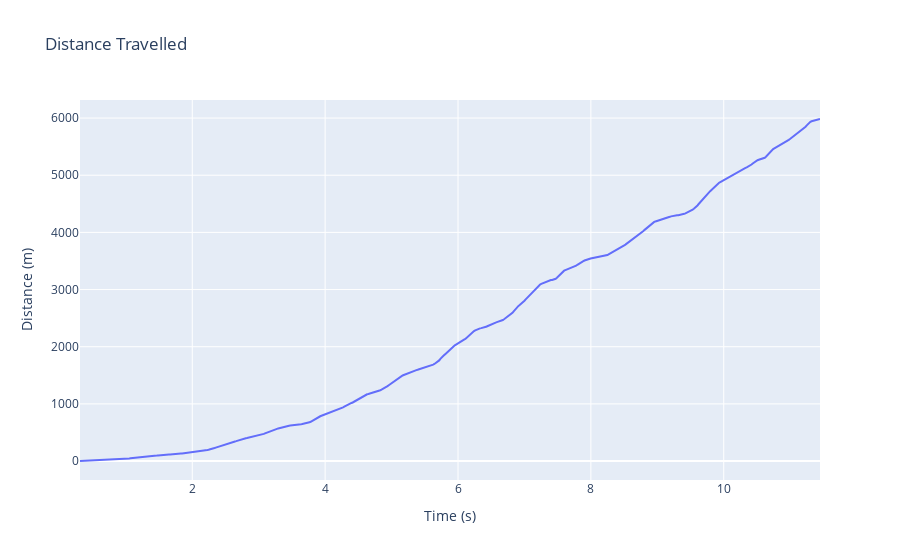

Source (notebook cell):
### Code cell
# get the total distance travelled by the accelerometer

readings_accelerometer["distance"] = readings_accelerometer["magnitude"].cumsum()

# plot the accelerometer data
fig = go.Figure()

fig.add_trace(go.Scatter(x=readings_accelerometer["times"], y=readings_accelerometer["distance"], name="distance"))

fig.update_layout(title="Distance Travelled", xaxis_title="Time (s)", yaxis_title="Distance (m)")

fig.show()

### Figure 1 — Plotly figure (JSON) as saved in the notebook; plotly's stock layout.template omitted (floating-point values rounded to 4 significant figures; data arrays with more than 128 entries replaced by an {"elided": "..."} marker saying what was removed)
{"data": [{"name": "distance", "type": "scatter", "x": {"elided": "617 float values"}, "y": {"elided": "617 float values"}}], "layout": {"title": {"text": "Distance Travelled"}, "xaxis": {"title": {"text": "Time (s)"}}, "yaxis": {"title": {"text": "Distance (m)"}}}}
